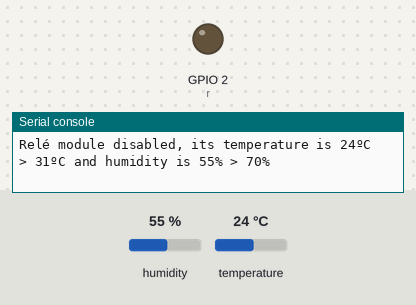
A program run on a simulated ESP32 board running MicroPython. On the bench: output pins drawn as LEDs (lit = HIGH), the last lines printed to the serial console. The test bench sets the inputs (shaded band); at power-on: humidity 55 %, temperature 24 °C.

Above: at 1.2 s.
1.3 s: humidity set to 68 %
7.3 s: humidity set to 71 %
At 11.4 s:
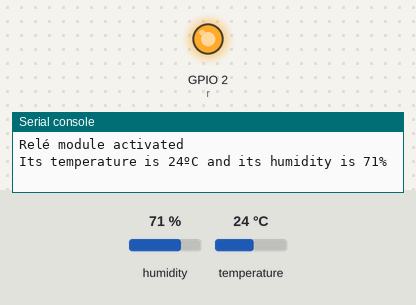
13.3 s: humidity set to 22 %
At 16.0 s:
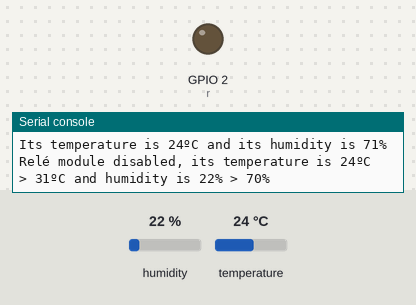
19.3 s: humidity set to 88 %
At 20.7 s:
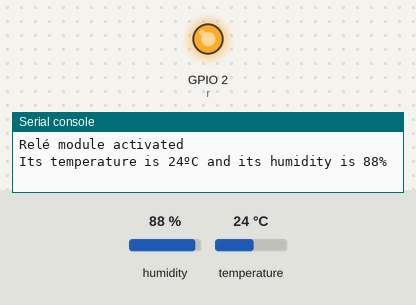
Timing chart, 0 to 22.3 s (numbered marks = the images above; inputs shaded):
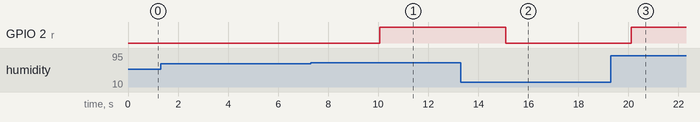

Measured:
- the behaviour switches between 69 and 70 % on humidity (found by bisection; images 0 and 1)
- after the input at 7.3 s, GPIO 2 (r): LOW → HIGH after 2.8 s
- after the input at 13.3 s, GPIO 2 (r): HIGH → LOW after 1.8 s
- after the input at 19.3 s, GPIO 2 (r): LOW → HIGH after 0.81 s

The program:

tempDHT.py
```python
import dht
import machine
import time

d = dht.DHT11(machine.Pin(4))
r = machine.Pin(2, machine.Pin.OUT)

while  True:
    d.measure()
    if d.temperature() >= 21 and d.humidity() >= 70:
        r.value(1)
        print("Relé module activated")
        print("Its temperature is {}ºC and its humidity is {}%".format(d.temperature(), d.humidity()))
        time.sleep(5)
    else:
        r.value(0)
        print("Relé module disabled, its temperature is {}ºC > 31ºC and humidity is {}% > 70%".format(d.temperature(), d.humidity()))
        time.sleep(5)
```
